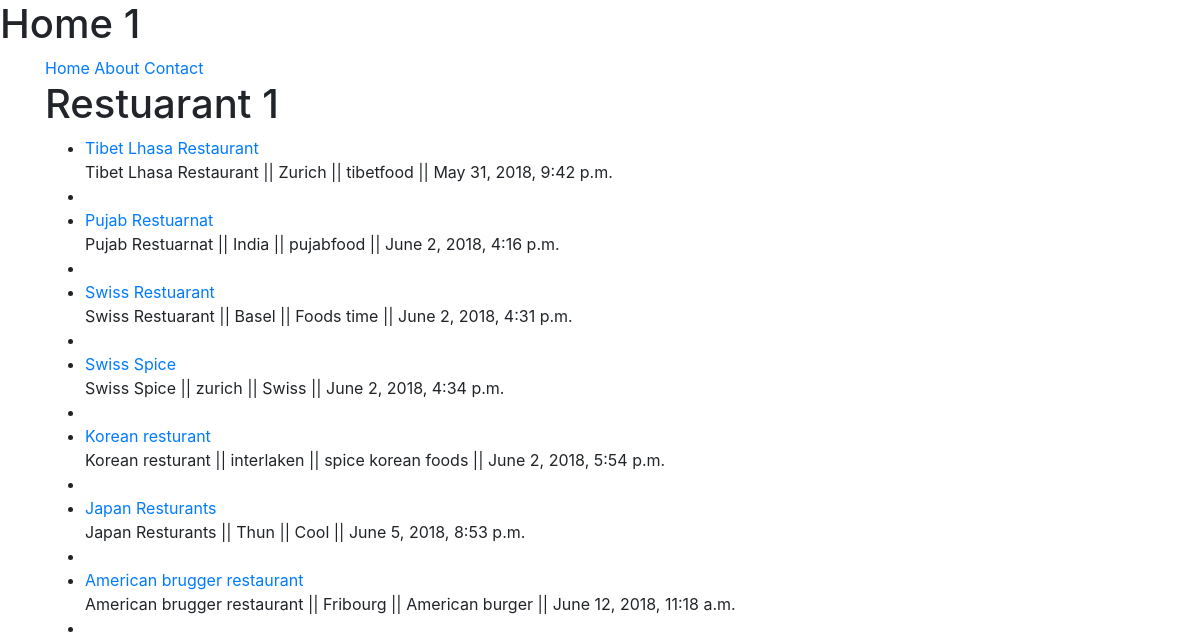
Page /resturants/ on the committed database.
### resturant/models.py (models this page shows, shortened)
class RestaurantLocation(models.Model):
    name = models.CharField(max_length=120)
    location = models.CharField(max_length=120, null=True, blank=True)
    category = models.CharField(max_length=120, null=True, blank=True)
    timestamp = models.DateTimeField(auto_now_add=True)
    updated = models.DateTimeField(auto_now=True)
    def __str__(self):
        return self.name

### resturant/views.py (the view)
# urls.py: url(r'^resturants/$', RestuarantListView.as_view()),
class RestuarantListView(ListView):
    template_name = 'resturants/restaurant_list.html'
    def get_queryset(self):
        slug = self.kwargs.get("slug")
        if slug:
            queryset = RestaurantLocation.objects.filter(
                    Q(category__iexact=slug) |
                    Q(category__icontains=slug)
                )
        else:
            queryset = RestaurantLocation.objects.all()
        return queryset

### resturant/templates/resturants/restaurant_list.html (shortened to what this page needs)
{% extends "base.html" %}
{% block content %}
<h1>Restuarant 1</h1>
<ul>
{% for obj in object_list %}
  <li><a href='/resturants/{{ obj.slug }}/'> {{ obj }}</a><br/>
    {{ obj.name }}  || {{ obj.location}} || {{ obj.category}} || {{ obj.timestamp }}<li>
{% endfor %}
</ul>
{% endblock %}

### trydjango/templates/base.html (shortened to what this page needs)
<!DOCTYPE html>
<html lang="en">
<head>
</head>
<body>
  {% extends "home.html" %}
  {% block content %}
  {% load static %}
{% endblock content %}

### trydjango/templates/home.html (shortened to what this page needs)
<!DOCTYPE html>
<html lang="en">
<head>
  {% include 'snippets/style.html' %}
</head>
<body>
  <h1>Home 1</h1>
  {% include 'snippets/nav.html' %}
  <div class="container">
    {% block content %}{% endblock content %}
  </div>
</body>
</html>

### trydjango/templates/snippets/style.html (shortened to what this page needs)
<link rel="stylesheet" href="https://maxcdn.bootstrapcdn.com/bootstrap/4.0.0/css/bootstrap.min.css">

### trydjango/templates/snippets/nav.html
<div class="container">
  <a href="/">Home</a>
  <a href="/about/"> About</a>
  <a href="/contact/"> Contact</a>
</div>

### rows in the picture
RestaurantLocation: name "Tibet Lhasa Restaurant", location "Zurich", category "tibetfood", timestamp "May 31, 2018, 9:42 p.m."
RestaurantLocation: name "Pujab Restuarnat", location "India", category "pujabfood", timestamp "June 2, 2018, 4:16 p.m."
RestaurantLocation: name "Swiss Restuarant", location "Basel", category "Foods time", timestamp "June 2, 2018, 4:31 p.m."
RestaurantLocation: name "Swiss Spice", location "zurich", category "Swiss", timestamp "June 2, 2018, 4:34 p.m."
RestaurantLocation: name "Korean resturant", location "interlaken", category "spice korean foods", timestamp "June 2, 2018, 5:54 p.m."
RestaurantLocation: name "Japan Resturants", location "Thun", category "Cool", timestamp "June 5, 2018, 8:53 p.m."
RestaurantLocation: name "American brugger restaurant", location "Fribourg", category "American burger", timestamp "June 12, 2018, 11:18 a.m."
